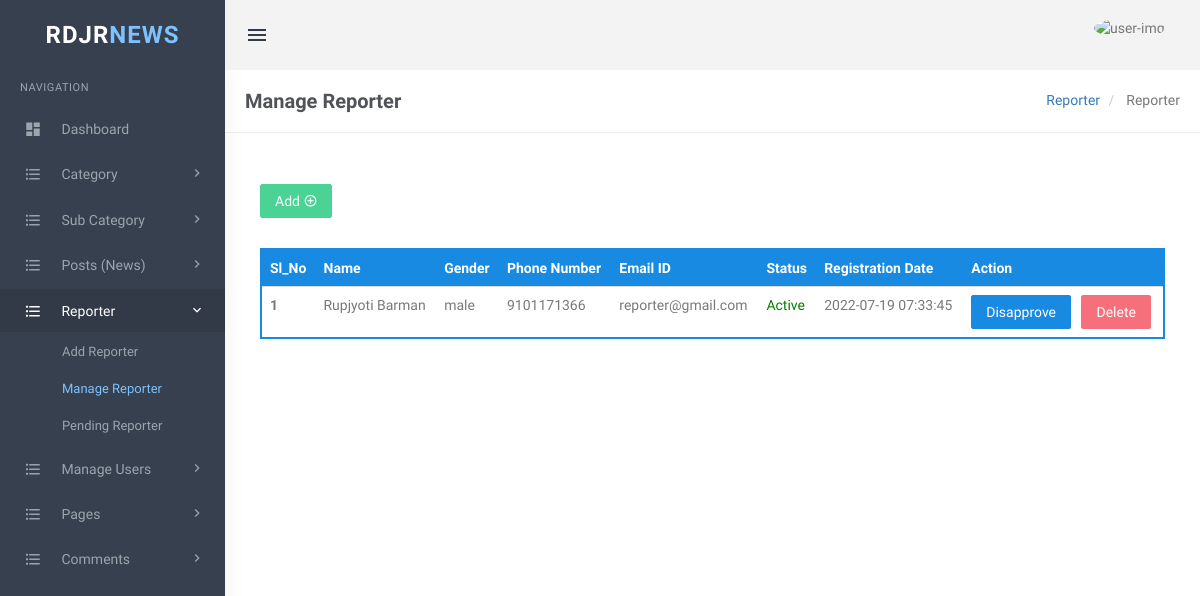
The page /admin/manage_reporter.php (signed in) on the database its author committed.
### tables this page shows
CREATE TABLE `tblreporter` (
  `id` int(10) NOT NULL,
  `first_name` varchar(30) NOT NULL,
  `last_name` varchar(60) NOT NULL,
  `gender` varchar(15) NOT NULL,
  `phone_no` varchar(15) NOT NULL,
  `email_add` varchar(100) NOT NULL,
  `rep_pass` varchar(255) NOT NULL,
  `rep_status` int(2) NOT NULL,
  `reg_date` timestamp NOT NULL DEFAULT current_timestamp() ON UPDATE current_timestamp()
);

### admin/manage_reporter.php (the view, shortened to what this page needs)
<?php
include 'config.php';
if (!isset($_SESSION['login'])) {
    echo "<script> location.href='index.php' </script>";
} else {
?>
    <!DOCTYPE html>
    <html lang="en">
    <head>
        <link href="assets/css/bootstrap.min.css" rel="stylesheet" type="text/css" />
        <link href="assets/css/core.css" rel="stylesheet" type="text/css" />
        <link href="assets/css/components.css" rel="stylesheet" type="text/css" />
        <link href="assets/css/icons.css" rel="stylesheet" type="text/css" />
        <link href="assets/css/pages.css" rel="stylesheet" type="text/css" />
        <link href="assets/css/menu.css" rel="stylesheet" type="text/css" />
        <link href="assets/css/responsive.css" rel="stylesheet" type="text/css" />
        <link rel="stylesheet" href="../plugins/switchery/switchery.min.css">
    </head>
    <body class="fixed-left">
        <div id="wrapper">
            <?php include('includes/topheader.php'); ?>
            <?php include('includes/leftsidebar.php'); ?>
            <div class="content-page">
                <div class="content">
                    <div class="container">
                        <div class="row">
                            <div class="col-xs-12">
                                <div class="page-title-box">
                                    <h4 class="page-title">Manage Reporter</h4>
                                    <ol class="breadcrumb p-0 m-0">
                                        <li>
                                            <a href="#">Reporter </a>
                                        </li>
                                        <li class="active">
                                            Reporter
                                        </li>
                                    </ol>
                                    <div class="clearfix"></div>
                                </div>
                            </div>
                        </div>
                        <div class="row">
                            <div class="col-sm-6">
                            </div>
                        </div>
                        <div class="row">
                            <div class="col-md-12">
                                <div class="demo-box m-t-20">
                                    <div class="m-b-30">
                                        <a href="add_reporter.php">
                                            <button id="addToTable" class="btn btn-success waves-effect waves-light">Add <i class="mdi mdi-plus-circle-outline"></i></button>
                                        </a>
                                    </div>
                                    <div class="table-responsive">
                                        <table class="table m-0 table-colored-bordered table-bordered-primary">
                                            <thead>
                                                <tr>
                                                    <th>Sl_No</th>
                                                    <th>Name</th>
                                                    <th>Gender</th>
                                                    <th>Phone Number</th>
                                                    <th>Email ID</th>
                                                    <th>Status</th>
                                                    <th>Registration Date</th>
                                                    <th>Action</th>
                                                </tr>
                                            </thead>
                                            <tbody>
                                                <?php
                                                $cnt = 1;
                                                $query = mysqli_query($conn, "Select * from  tblreporter where rep_status=1 order by reg_date desc");
                                                $rowcount = mysqli_num_rows($query);
                                                if ($rowcount == 0) {
                                                ?>
                                                    <tr>
                                                        <td colspan="7" align="center">
                                                            <h3 style="color:red">No record found</h3>
                                                        </td>
                                                    </tr>
                                                    <?php } else {
                                                    while ($row = mysqli_fetch_array($query)) {
                                                    ?>
                                                        <tr>
                                                            <th scope="row"><?php echo htmlentities($cnt); ?></th>
                                                            <td><?php echo htmlentities($row['first_name'] . " " . $row['last_name']); ?></td>
                                                            <td><?php echo htmlentities($row['gender']); ?></td>
                                                            <td><?php echo htmlentities($row['phone_no']); ?></td>
                                                            <td><?php echo htmlentities($row['email_add']); ?></td>
                                                            <td style="color:green;">Active</td>
                                                            <td><?php echo htmlentities($row['reg_date']); ?></td>
                                                            <td><a href="manage_reporter.php?dispid=<?php echo htmlentities($row['id']); ?>&&action=disapprove" onclick="return confirm('Do you really want to Disapprove ?')"> <button class="btn btn-primary">Disapprove</button> </a>
                                                                &nbsp;<a href="manage_reporter.php?deleteid=<?php echo htmlentities($row['id']); ?>&&action=del" onclick="return confirm('Do you realy want to delete ?')"> <button type="button" class="btn btn-danger">Delete</button></a> </td>
                                                        </tr>
                                                <?php
                                                        $cnt++;
                                                    }
                                                }
                                                ?>
                                            </tbody>
                                        </table>
                                    </div>
                                </div>
                            </div>
                        </div>
                    </div>
                </div>
            </div>
        </div>
    </body>
    </html>
<?php } ?>

### admin/assets/css/core.css (style rules this page uses)
body { font-family: 'Varela Round', sans-serif; margin: 0; padding-bottom: 60px; overflow-x: hidden; color: #797979; }
html { position: relative; min-height: 100%; }
.h1, .h2, .h3, .h4, .h5, .h6, h1, h2, h3, h4, h5, h6 { color: #505458; font-family: 'Hind Madurai', sans-serif; margin: 10px 0; }
* { outline: none !important; }
.container { width: auto; }
#wrapper { height: 100%; overflow: hidden; width: 100%; }
.p-0 { padding: 0 !important; }
.m-0 { margin: 0 !important; }
.m-t-20 { margin-top: 20px !important; }
.m-b-30 { margin-bottom: 30px !important; }
.row { margin-right: -10px; margin-left: -10px; }
.col-lg-1, .col-lg-10, .col-lg-11, .col-lg-12, .col-lg-2, .col-lg-3, .col-lg-4, .col-lg-5, .col-lg-6, .col-lg-7, .col-lg-8, .col-lg-9, .col-md-1, .col-md-10, .col-md-11, .col-md-12, .col-md-2, .col-md-3, .col-md-4, .col-md-5, .col-md-6, .col-md-7, .col-md-8, .col-md-9, .col-sm-1, .col-sm-10, .col-sm-11, .col-sm-12, .col-sm-2, .col-sm-3, .col-sm-4, .col-sm-5, .col-sm-6, .col-sm-7, .col-sm-8, .col-sm-9, .col-xs-1, .col-xs-10, .col-xs-11, .col-xs-12, .col-xs-2, .col-xs-3, .col-xs-4, .col-xs-5, .col-xs-6, .col-xs-7, .col-xs-8, .col-xs-9 { padding-left: 10px; padding-right: 10px; }
.breadcrumb { background-color: transparent; margin-bottom: 15px; padding-top: 10px; padding-left: 0; }
.waves-effect { position: relative; cursor: pointer; display: inline-block; overflow: hidden; -webkit-user-select: none; -moz-user-select: none; -ms-user-select: none; user-select: none; -webkit-tap-highlight-color: transparent; vertical-align: middle; z-index: 1; will-change: opacity, transform; -webkit-transition: all 0.3s ease-out; -moz-transition: all 0.3s ease-out; -o-transition: all 0.3s ease-out; -ms-transition: all 0.3s ease-out; transition: all 0.3s ease-out; }
.demo-box { padding: 10px 15px; }

### admin/assets/css/menu.css (style rules this page uses)
.content-page { margin-left: 225px; overflow: hidden; }
.content-page .content { padding: 0 5px 10px 5px; margin-top: 70px; }
.page-title { font-size: 20px; margin-bottom: 0; margin-top: 0; font-weight: 600; }
.page-title-box { padding: 20px; border-bottom: 1px solid #eee; margin: 0 -20px 20px -20px; }
.page-title-box .page-title { margin-bottom: 0; float: left; }
.page-title-box .breadcrumb { float: right; background-color: transparent !important; }

### rows shown on the page
tblreporter: first_name+last_name "Rupjyoti Barman", gender "male", phone_no "9101171366", email_add "reporter@gmail.com", reg_date "2022-07-19 07:33:45"
